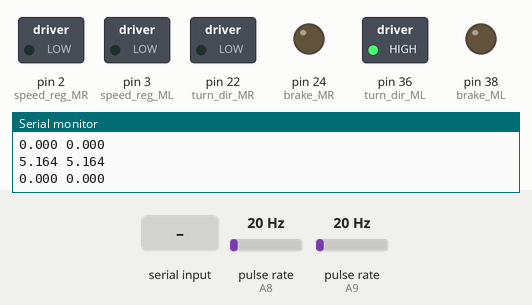
The sketch below on a simulated Arduino Mega 2560, built with avr-gcc and run on an emulated ATmega2560. Shown: switched loads named in the sketch (green lamp = pin HIGH), output pins drawn as LEDs (lit = HIGH), the last lines printed to the serial monitor. Wiring (inferred from the names in the program): 2 × pulse sensor: data A8 / data A9. The test bench sets the inputs (shaded band); at power-on: pulse rate (sensors on A8, A9) 20 Hz.

Above: at 1.2 s.
1.3 s: "s 1\n" received over Serial
At 2.6 s:
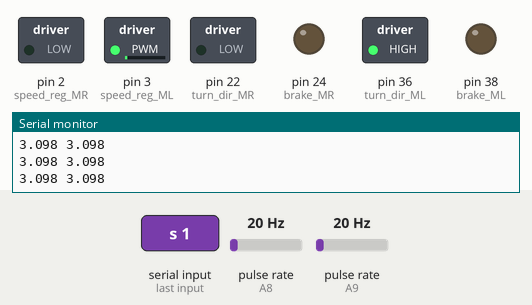
2.9 s: "s\n" received over Serial
At 4.1 s:
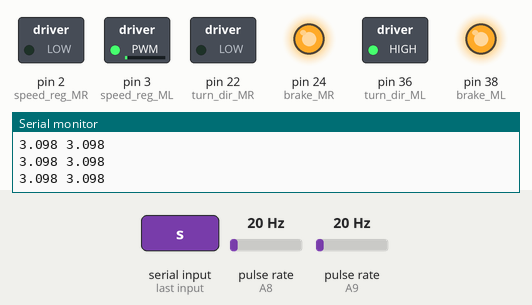
4.5 s: "s 150\n" received over Serial
At 5.8 s:
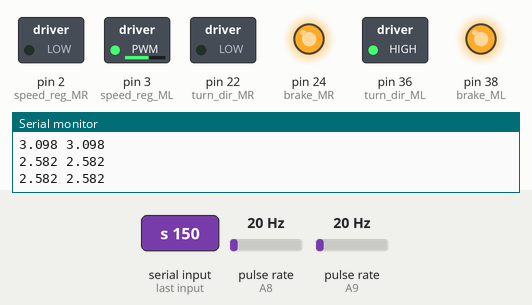
6.1 s: "p\n" received over Serial
At 7.4 s:
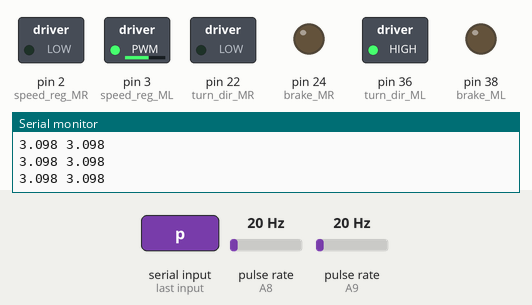
7.7 s: "90 45\n" received over Serial
At 8.3 s:
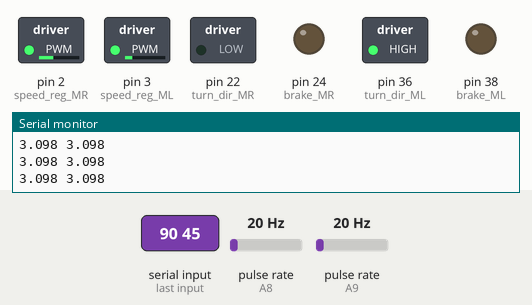
9.2 s: "30 150\n" received over Serial
At 9.7 s:
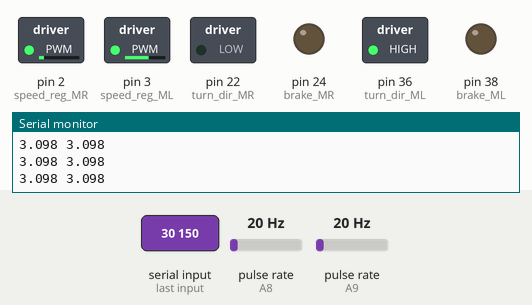
Timing chart, 0 to 11.8 s (numbered marks = the images above; inputs shaded):
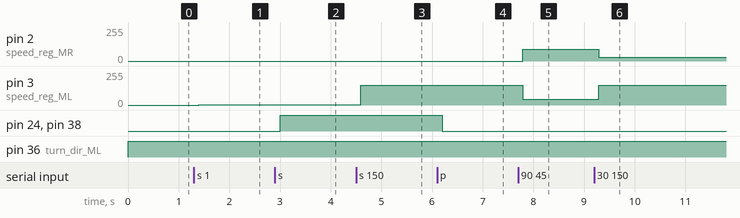

Measured:
- after the input at 1.3 s, pin 3 (speed_reg_ML): 0/255 → 1/255 after 0.10 s
- after the input at 2.9 s, pin 24 (brake_MR), pin 38 (brake_ML): LOW → HIGH after 0.10 s
- after the input at 4.5 s, pin 3 (speed_reg_ML): 1/255 → 150/255 after 0.09 s
- after the input at 6.1 s, pin 24 (brake_MR), pin 38 (brake_ML): HIGH → LOW after 0.10 s
- after the input at 7.7 s, pin 2 (speed_reg_MR): 0/255 → 90/255 after 0.09 s; pin 3 (speed_reg_ML): 150/255 → 45/255 after 0.09 s
- after the input at 9.2 s, pin 2 (speed_reg_MR): 90/255 → 30/255 after 0.09 s; pin 3 (speed_reg_ML): 45/255 → 150/255 after 0.09 s

The sketch:

Control_Motors_ALT.ino
```cpp
/*
This code was created to prove the function of the motors
*/

#include <PinChangeInterrupt.h> //Library to use PCINT


// DEFINITION OF VARIABLES AND PINS
  //PINS
  //Right motor pins
  #define speed_reg_MR 2    //speed regulation pin (PWM:0-5V) of right motor
  #define turn_dir_MR 22     //direction of rotation pin of right motor
  #define speed_out_MR A9   //speed feeback pin from hall sensors of right motor
  #define brake_MR 24       //brake pin of right motor

  //Left motor pins
  #define speed_reg_ML 3    //speed regulation pin (PWM:0-5V) of left motor
  #define turn_dir_ML 36     //direction of rotation pin of left motor
  #define speed_out_ML A8   //speed feeback pin from hall sensors of right motor
  #define brake_ML 38        //brake pin of right motor


  //VARIABLES FOR READING SERIAL CONSOLE
  String input;

  //VARIABLES FOR CONTROLING MOTORS
  int cmd_w_MR; // angular velocity MR
  int cmd_w_ML; // angurlar velocity ML
  int raw_vel_MR;
  int raw_vel_ML;
  int stop_br; // control the brake

  //VARIABLES FOR READING VELOCITY
    //For counting pulses
    volatile long pulseCount_MR = 0;
    volatile long pulseCount_ML = 0;


    //Constants for calculing
    const float pi = 3.14159265359;
    const float pulsesPerRevolution_WR = 90; // Number of pulses for each revolution of right wheel .7
    const float pulsesPerRevolution_WL = 90; // Number of pulses for each revolution of left wheel .7
    const int pulseThreshold = 3;  // Minimun number of pulses for proceding to calculate velocity

    //angular velocities
    float rpm_R = 0.0;
    float rpm_L = 0.0;
    float radS_R= 0.0;
    float radS_L= 0.0;

    //Start Timers
    unsigned long startTime_MR = 0;
    unsigned long startTime_ML = 0;


////////////////////////////////////////////////////////////////////////////////////////////////////////////////////////////////////////////////////////////////

//FUNCTION FOR CONTROLING RIGHT MOTOR
void control_MR (){

  //Control the breake
  digitalWrite(brake_MR, stop_br);

  //Conditional in order to define the direction of rotation depending the delivered velocity on the serial port
  if (cmd_w_MR >= 0) {
    digitalWrite(turn_dir_MR, LOW);  //Moving wheels foward
  } else{
    digitalWrite(turn_dir_MR, HIGH);   //Moving wheels backward
  }

  analogWrite(speed_reg_MR, abs(cmd_w_MR)); //controling the speed (using PWM 0-255) with the absolute value of the delivered velocity
}
/////////////////////////////////////////////////////////////////////////////////////////////////////////////////////////////////////////////////////////////////

//FUNCTION FOR CONTROLING LEFT MOTOR
void control_ML (){

  //Control the breake
  digitalWrite(brake_ML, stop_br);

  //Conditional in order to define the direction of rotation depending the delivered velocity on the serial port
  if (cmd_w_ML >= 0) {
    digitalWrite(turn_dir_ML, HIGH);  //Moving wheels foward
  } else{
    digitalWrite(turn_dir_ML, LOW);   //Moving wheels backward
  }

  analogWrite(speed_reg_ML, abs(cmd_w_ML)); //controling the speed (using PWM 0-255) with the absolute value of the delivered velocity
}
//////////////////////////////////////////////////////////////////////////////////////////////////////////////////////////////////////////////////////////////////////

//INTERRUPTION FUNCTION FOR COUNTING PULSES
void countPulse_MR(){

  if(cmd_w_MR>=0){
    pulseCount_MR=pulseCount_MR+1;
  }else if (cmd_w_MR<0) {
    pulseCount_MR=pulseCount_MR-1;
  }

}

void countPulse_ML(){

  if (cmd_w_ML>=0){
    pulseCount_ML=pulseCount_ML+1;
  } else if(cmd_w_ML<0){
    pulseCount_ML=pulseCount_ML-1;
  }


}
//////////////////////////////////////////////////////////////////////////////////////////////////////////////////////////////////////////////////////////////////////

//FUNCION PARA CALCULAR VELOCIDADES
void calc_vel(){

  unsigned long t;

  if(pulseCount_MR>=pulseThreshold or pulseCount_MR<=pulseThreshold*-1 or cmd_w_ML==0){
    unsigned long currentTime_MR = micros();
    unsigned long timeInterval_MR = currentTime_MR - startTime_MR;

    t=timeInterval_MR;

    rpm_R = (pulseCount_MR / (float)pulsesPerRevolution_WR) * (60.0 * 1000000.0) / timeInterval_MR; // rpm left wheel
    radS_R= rpm_R*pi/30;

    //Reset counter and update the timer
    pulseCount_MR=0;
    startTime_MR=currentTime_MR;
  }


  if(pulseCount_ML>=pulseThreshold or pulseCount_ML<=pulseThreshold*-1 or cmd_w_ML==0){
    unsigned long currentTime_ML = micros();
    unsigned long timeInterval_ML = currentTime_ML - startTime_ML;

    rpm_L = (pulseCount_ML / (float)pulsesPerRevolution_WL) * (60.0 * 1000000.0) / timeInterval_ML; // rpm left wheel
    radS_L= rpm_L*pi/30;

    //Reset counter and update the timer
    pulseCount_ML=0;
    startTime_ML=currentTime_ML;

  }


  //Mostrar las velocidades angulares en el monitor serie
  /*Serial.print("Velocidad angular motor MR: ");
  Serial.print(rpm_R);
  Serial.print(" rpm -- ");
  Serial.print(radS_R);
  Serial.println(" rads");

  Serial.print("Velocidad angular motor ML: ");
  Serial.print(rpm_L);
  Serial.print(" rpm -- ");
  Serial.print(radS_L);
  Serial.println(" rads");

  Serial.print("Muestreo t: ");
  Serial.print(t);
  Serial.println("us"); */

  Serial.print(radS_R,3);
  Serial.print(" ");
  Serial.println(radS_L,3);

}
//////////////////////////////////////////////////////////////////////////////////////////////////////////////////////////////////////////////////////////////////////

void setup() {


  //Pin mode of pin's motors
    //Right Motor
    pinMode(speed_reg_MR, OUTPUT);
    pinMode(turn_dir_MR, OUTPUT);
    pinMode(speed_out_MR, INPUT);
    pinMode(brake_MR, OUTPUT);

    //Left Motor
    pinMode(speed_reg_ML, OUTPUT);
    pinMode(turn_dir_ML, OUTPUT);
    pinMode(speed_out_ML, INPUT);
    pinMode(brake_ML, OUTPUT);

  //Inicializing all variables at 0
  cmd_w_MR=0;
  cmd_w_ML=0;
  stop_br=0;

  //Inicializing all brakes OFF
  digitalWrite(brake_MR, LOW);
  digitalWrite(brake_ML, LOW);

  //Start serial comunication
  Serial.begin(9600);
  //Serial.println("Ingrese dos números enteros separados por un espacio (VelocidadMotorD VelocidadMotorI) o (s/p) para activar y desactivar el brake:");


  // Configurar interrupciones externas
  //attachInterrupt(digitalPinToInterrupt(speed_out_MR), countPulse_MR, CHANGE); // Interrupción en flanco de subida
  //attachInterrupt(digitalPinToInterrupt(speed_out_ML), countPulse_ML, CHANGE); // Interrupción en flanco de subida

  // Configurar interrupciones PCINT
  attachPCINT(digitalPinToPCINT(speed_out_MR), countPulse_MR, CHANGE); // Interrupción en flanco de subida
  attachPCINT(digitalPinToPCINT(speed_out_ML), countPulse_ML, CHANGE); // Interrupción en flanco de subida

}

void loop() {

  //CONTROL VELOCITY WITH THE SERIAL PORT
  if (Serial.available() > 0)
  {
    input=Serial.readStringUntil('\n'); //Reading the serial port and saving it in the input variable
    int spaceIndex = input.indexOf(' ');  //Detecting the separator (in this case: a space) returning the index where it is located, this value is save a variable name spaceIndex

    if (spaceIndex != -1) { //if it is a space detected, it would extract the numbers
      // Extracting the first number (before the separator(space))
      String velRString = input.substring(0, spaceIndex);
      // Extracting the second number (after the separator(space))
      String velLString = input.substring(spaceIndex + 1);

      // Convert the strings to ints
      cmd_w_MR = velRString.toInt();
      cmd_w_ML= velLString.toInt();

      }
      else if (input == "s"){ //if there no any space but the input has a value of "s" it would activade the brake

        stop_br=1;
        Serial.println("BRAKE ON");

      }else if (input == "p"){ //if there no any space nor an "s" but the input has a value of "p" it would desactivate the brake

        stop_br=0;
        Serial.println("BRAKE OFF");
      }
      else { //if there no any space, nor an "s" and "p" it would print an error
      Serial.println("Error: Por favor ingrese dos números separados por un espacio o (s/p)");
      }

      // Imprime los valores leídos para verificar
      Serial.print("Velocidad asignada a Motor Derecho: ");
      Serial.println(cmd_w_MR);
      Serial.print("Velocidad Asignada a Motor Izquierdo: ");
      Serial.println(cmd_w_ML);
  }


  //Calling the function to control each motor
  control_ML();
  control_MR();
  calc_vel();


  //Reading the pulse of the motors from their halls sensors
  raw_vel_MR=digitalRead(speed_out_MR);
  raw_vel_ML=digitalRead(speed_out_ML);

  //Showing the velocity values of each motor
  /*Serial.print("Vel_MR:");
  Serial.print(raw_vel_MR);
  Serial.print(",");
  Serial.print("Vel_ML:");
  Serial.println(raw_vel_ML); */


}
```
